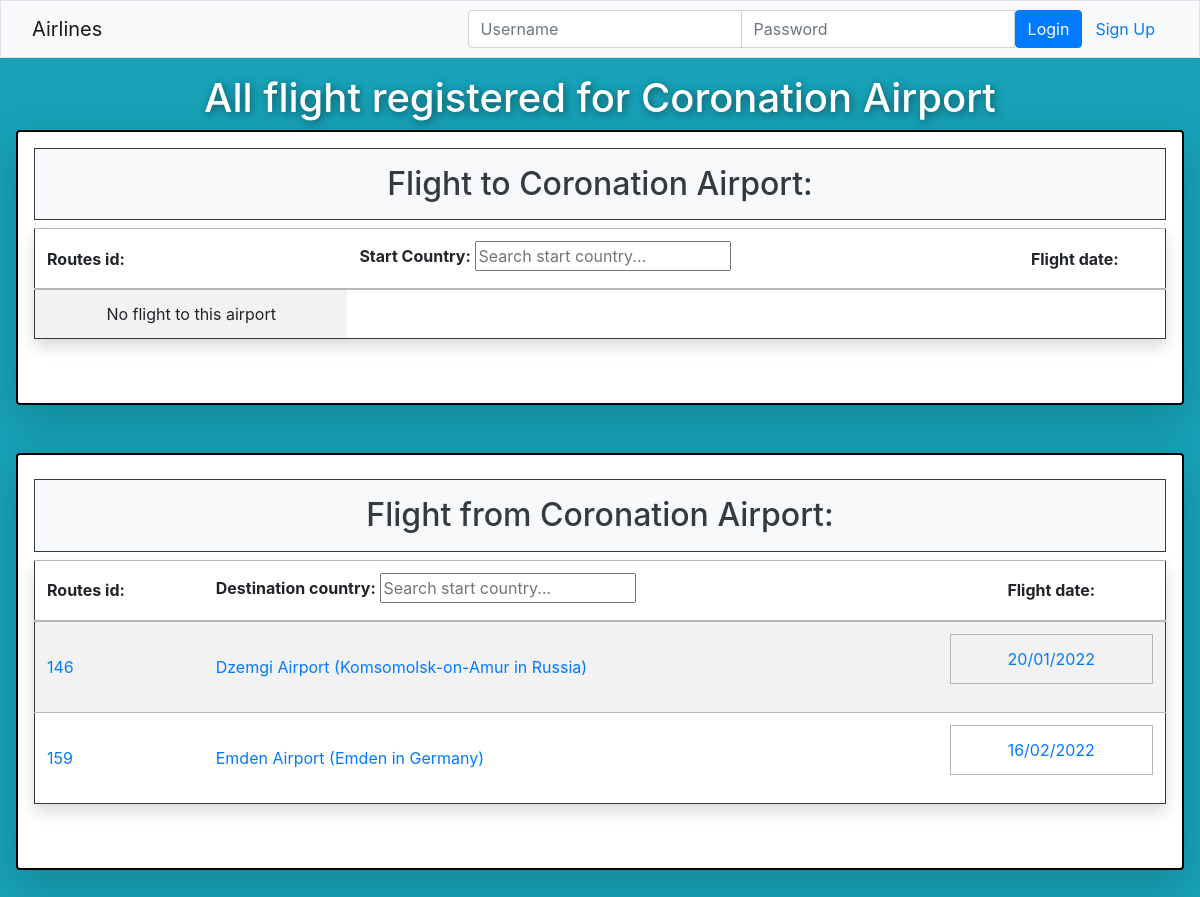
/airline/airport/38, run on the app's committed database.
### airline/models.py (models this page shows, shortened)
class Airport(models.Model):
    airport_id = models.IntegerField(primary_key=True)
    name = models.CharField(max_length=100)
    city = models.CharField(max_length=100)
    country = models.CharField(max_length=100)
    latitude = models.FloatField()
    longitude = models.FloatField()
    departures = models.ManyToManyField(
        "Flight", related_name="departure_airports", blank=True
    )
    arrivals = models.ManyToManyField(
        "Flight", related_name="arrival_airports", blank=True
    )
    def __str__(self):
        return f"{self.name}"

class Route(models.Model):
    start = models.ForeignKey(
        Airport, on_delete=models.CASCADE, related_name="departure_routes"
    )
    destination = models.ForeignKey(
        Airport, on_delete=models.CASCADE, related_name="arrival_routes"
    )
    flights = models.ManyToManyField(Flight, related_name="routes")
    def __str__(self):
        return f"{self.id}"

class Flight(models.Model):
    start = models.ForeignKey(
        Airport, on_delete=models.CASCADE, related_name="departure_flights"
    )
    destination = models.ForeignKey(
        Airport, on_delete=models.CASCADE, related_name="arrival_flights"
    )
    date = models.DateTimeField()
    passengers = models.ManyToManyField(
        "Passager", related_name="flight_passager", blank=True
    )

### airline/views.py (the view)
# urls.py: path("airport/<int:airport_id>", views.airport, name="airport"),
def airport(request, airport_id):
    airport = get_object_or_404(Airport, pk=airport_id)
    map = map_creator.create_map(airport)
    context = {
        "airport": airport,
        "map": map._repr_html_(),
        "countries": Airport.objects.values_list("country", flat=True).distinct(),
    }
    return render(request, template_name="airline/airport.html", context=context)

### airline/map_creator.py (called while the page is built, shortened)
def create_map(airport_start, airport_dest=None):
    map = folium.Map(
        location=[airport_start.latitude, airport_start.longitude],
        zoom_start=10,
        height=250,
    )
    folium.Marker(
        location=[airport_start.latitude, airport_start.longitude],
        popup=airport_start.name,
        icon=folium.Icon(color="green"),
    ).add_to(map)
    return map

### airline/templates/airline/airport.html (shortened to what this page needs)
{% extends "airline/index.html" %}
{% block content %}
<div class="p-3 bg-info text-white text-center airport-main">
    <h1 class="text-shadow airport-title">
        All flight registered for {{airport}}
    </h1>
    <div class="shadow-lg p-3 mb-5 bg-white rounded airport-border">
        <table id="route_table1" class="table table-striped table-secondary border border-dark shadow p-3 mb-5 bg-white rounded airport-container-title" >
            <thead>
                <h2 class="p-3 mt-0 bg-light text-dark text-center border border-dark">Flight to {{airport}}:</h2>
                <tr class="text-left">
                    <th>Routes id: </th>
                    <th><label for="start2">Start Country: </label>
                        {% if countries|length > 5 %}
                            <input type="text" id="start2" placeholder="Search start country...">
                        {% endif %}
                    </th>
                    <th class="text-center">Flight date: </th>
                </tr>
            </thead>
            <tbody id="route-table-body">
                {% if airport.arrival_routes.all %}
                    {% for route in airport.arrival_routes.all|dictsort:"id" %}
                        <tr class="text-left" data-start2="{{route.start.country}}" data-destination2="{{route.destination.country}}" data-date="#">
                            <td><a href="/airline/routes/{{route}}">{{ route }}</a></td>
                            <td>
                                {% with start=route.flights.first %}
                                    <a href="{{start.start.airport_id}}">{{ start.start}} ({{start.start.city}} in {{start.start.country}})</a>
                                {% endwith %}
                            </td>
                            <td>
                                <table id="flight_date" class="table table-bordered align-middle">
                                    <tr>
                                        {% for flight in route.flights.all|dictsort:"date" %}
                                            {% if forloop.counter <= 5 %}
                                                {% if forloop.counter0|divisibleby:3 %}
                                                    </tr><tr>
                                                {% endif %}
                                                <td class="align-middle text-center"><a href=/airline/flight/{{flight.id}}>{{ flight.date|date:"d/m/Y" }}</a></td>
                                            {% elif forloop.counter == 6 %}
                                                <td colspan="3" class="align-middle text-center"><a href=/airline/routes/{{route.id}}>and {{ route.flights.all|length|add:-5 }} more...</a></td>
                                            {% endif %}
                                        {% endfor %}
                                    </tr>
                                </table>
                            </td>
                        </tr>
                    {% endfor %}
                </tr>
                {% else %}
                    <tr><td>No flight to this airport</td></tr>
                {% endif %}
            </tbody>
        </table>
    </div>
    <div class="shadow-lg p-3 mb-5 bg-white rounded airport-border">
        <table id ="route-table2" class="table table-striped table-secondary border border-dark shadow p-3 mb-5 bg-white rounded">
            <thead>
                <h2 class="p-3 mt-2 bg-light text-dark border border-dark ">Flight from {{airport}}:</h2>
                <tr class="text-left">
                    <th>Routes id: </th>
                    <th><label for="destination1">Destination country: </label>
                        {% if countries|length > 5 %}
                            <input type="text" id="destination1" placeholder="Search start country...">
                        {% endif %}
                    </th>
                    <th class="text-center">Flight date: </th>
                </tr>
            </thead>
            <tbody id="route-table-body1">
                {% if airport.departure_routes.all %}
                    {% for route in airport.departure_routes.all|dictsort:"id" %}
                    <tr class="text-left" data-start1="{{route.start.country}}" data-destination1="{{route.destination.country}}" data-date1="#">
                        <td><a href="/airline/routes/{{route}}">{{ route }}</a></td>
                        <td>
                            {% with destination=route.flights.first %}
                            <a href="{{destination.destination.airport_id}}">{{ destination.destination}} ({{destination.destination.city}} in {{destination.destination.country}})</a>
                            {% endwith %}
                        </td>
                        <td>
                            <table id="flight_date1" class="table table-bordered align-middle">
                                <tr>
                                    {% for flight in route.flights.all|dictsort:"date" %}
                                        {% if forloop.counter <= 5 %}
                                            {% if forloop.counter0|divisibleby:3 %}</tr><tr>{% endif %}
                                            <td class="align-middle text-center"><a href=/airline/flight/{{flight.id}}>{{ flight.date|date:"d/m/Y" }}</a></td>
                                        {% elif forloop.counter == 6 %}
                                            <td colspan="3" class="align-middle text-center"><a href=/airline/routes/{{route.id}}>and {{ route.flights.all|length|add:-5 }} more...</a></td>
                                        {% endif %}
                                    {% endfor %}
                                </tr>
                            </table>
                        </td>
                    </tr>
                    {% endfor %}
                {% else %}
                    <tr><td>No flight from this airport</td></tr>
                {% endif %}
            </tbody>
        </table>
    </div>
</div>
{% endblock %}

### airline/static/airline/styles.css (style rules this page uses)
th, td { vertical-align: middle !important; }
.airport-main { position: absolute; width: 100%; }
.airport-title { text-shadow: 0.1rem 0.1rem 0.5rem rgba(0, 0, 0, 0.5); }
.airport-border { border-width: 2px; border-style: solid; border-color: black; overflow-x: auto; }
.airport-container-title { overflow-x: auto; }

### data on the page
Airport: name "Coronation Airport"
Route: id "146", flights.first.destination "Dzemgi Airport", flights.first.destination.city "Komsomolsk-on-Amur", flights.first.destination.country "Russia"
Flight: date "20/01/2022"
Route: id "159", flights.first.destination "Emden Airport", flights.first.destination.city "Emden", flights.first.destination.country "Germany"
Flight: date "16/02/2022"
